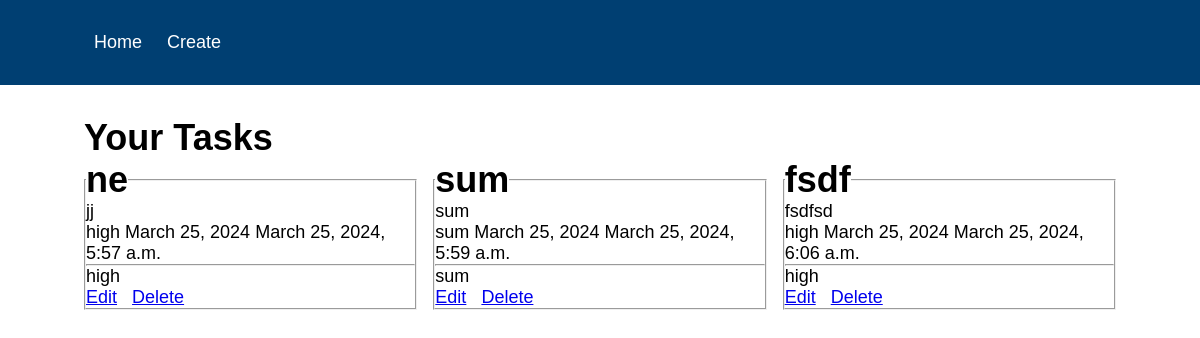
The page / on the database its author committed.
### myapp/models.py (models this page shows, shortened)
class Task(models.Model):
    title = models.CharField(max_length=100)
    description = models.TextField()
    priority = models.CharField(max_length=20)
    due_date = models.DateField()
    created_at = models.DateTimeField(auto_now_add=True)
    updated_at = models.DateTimeField(auto_now=True)

### myapp/views.py (the view)
# urls.py: 2. Add a URL to urlpatterns:  path('', views.home, name='home')
def home(request):
    tasks = Task.objects.all()
    return render(request, 'index.html', context={'tasks': tasks})

### myapp/templates/index.html
{% extends "base.html" %} {% block title %} Tasks || Management {% endblock %}
{% block content %}
<h1>Your Tasks</h1>
<div class="card-group">
  {% for task in tasks %}
  <fieldset class="card">
    <legend><h1>{{task.title}}</h1></legend>
    <p>{{task.description}}</p>
    <span>{{task.priority}}</span>
    <span>{{task.due_date}}</span>
    <span>{{task.created_at}}</span>
    <hr />
    <div>
      <span>{{task.priority}}</span>
      <div>
        <a href="{% url 'update' task.id %}">Edit</a> &nbsp;
        <a href="{% url 'delete' task.id %}">Delete</a>
      </div>
    </div>
  </fieldset>
  {% endfor %}
</div>
{% endblock %}

### myapp/templates/base.html (shortened to what this page needs)
{% load static %}
<!DOCTYPE html>
<html lang="en">
  <head>
    <link rel="stylesheet" href="{% static 'style.css' %}">
  </head>
  <body >
    <ul class="nav">
      <li>
        <a href="{% url 'home' %}">Home</a>
        <a href="{% url 'create' %}">Create</a>
      </li>
    </ul>
    <div class="container">
        {% block content %} {% endblock %}
    </div>
  </body>
</html>

### myapp/static/style.css (style rules this page uses)
* { margin: 0; padding: 0; box-sizing: border-box; }
body { font-size: 18px; font-family: sans-serif; }
.nav { list-style-type: none; display: flex ; align-items: center; justify-content: start; background-color: rgb(0, 63, 114); padding: 2rem 7%; }
.nav li a { color: white; text-decoration: none; padding: 0 10px }
.container { padding: 2rem 7%; margin: 0 auto; }
.card-group { display: grid; grid-template-columns: repeat(3, 1fr); justify-content: center; gap: 1rem; }

### rows shown on the page
Task: title "ne", description "jj", priority "high", due_date "March 25, 2024", created_at "March 25, 2024, 5:57 a.m."
Task: title "sum", description "sum", priority "sum", due_date "March 25, 2024", created_at "March 25, 2024, 5:59 a.m."
Task: title "fsdf", description "fsdfsd", priority "high", due_date "March 25, 2024", created_at "March 25, 2024, 6:06 a.m."
